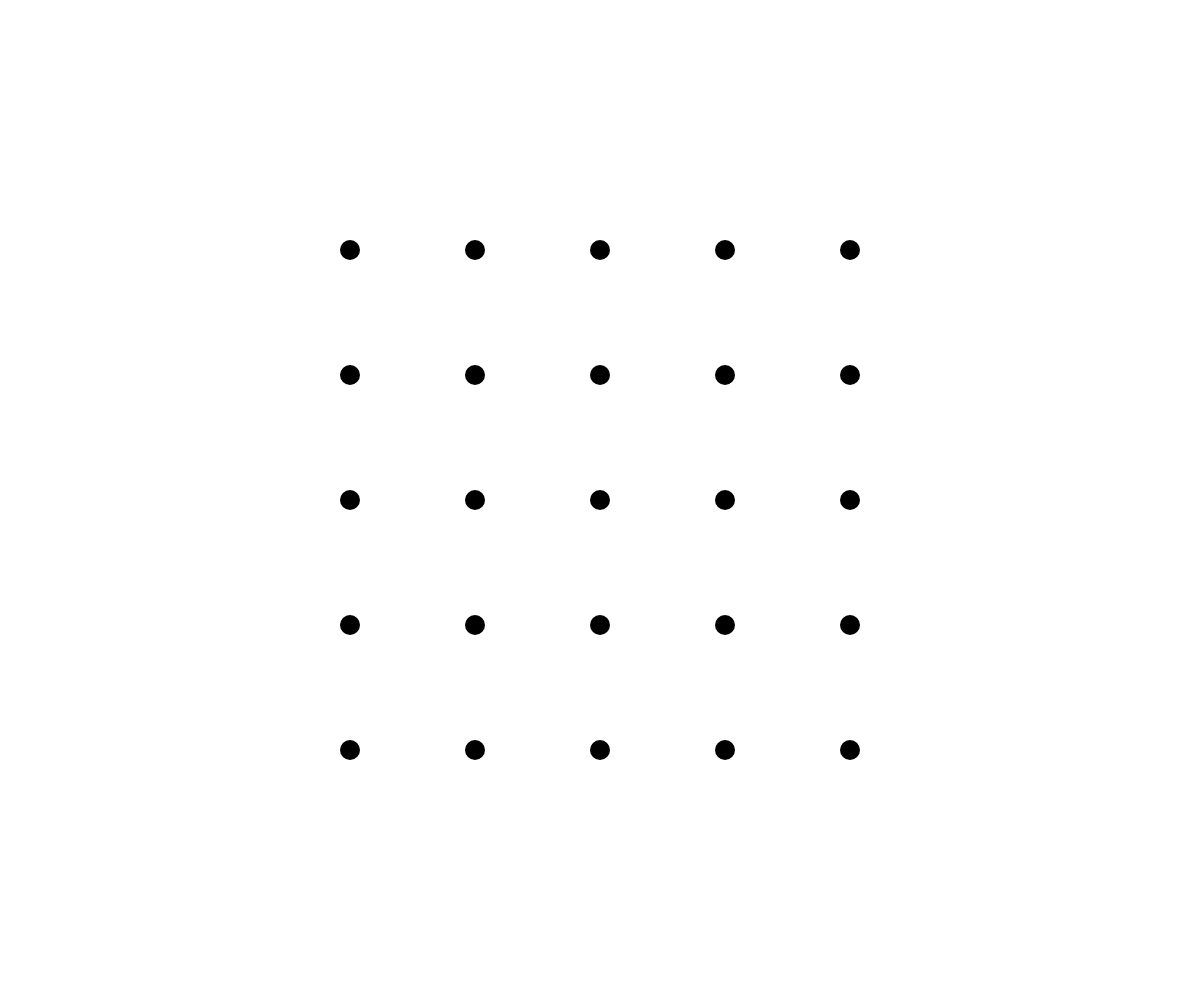
Frame 1 (no input)
Frame 60 (no input): identical to frame 1, image omitted
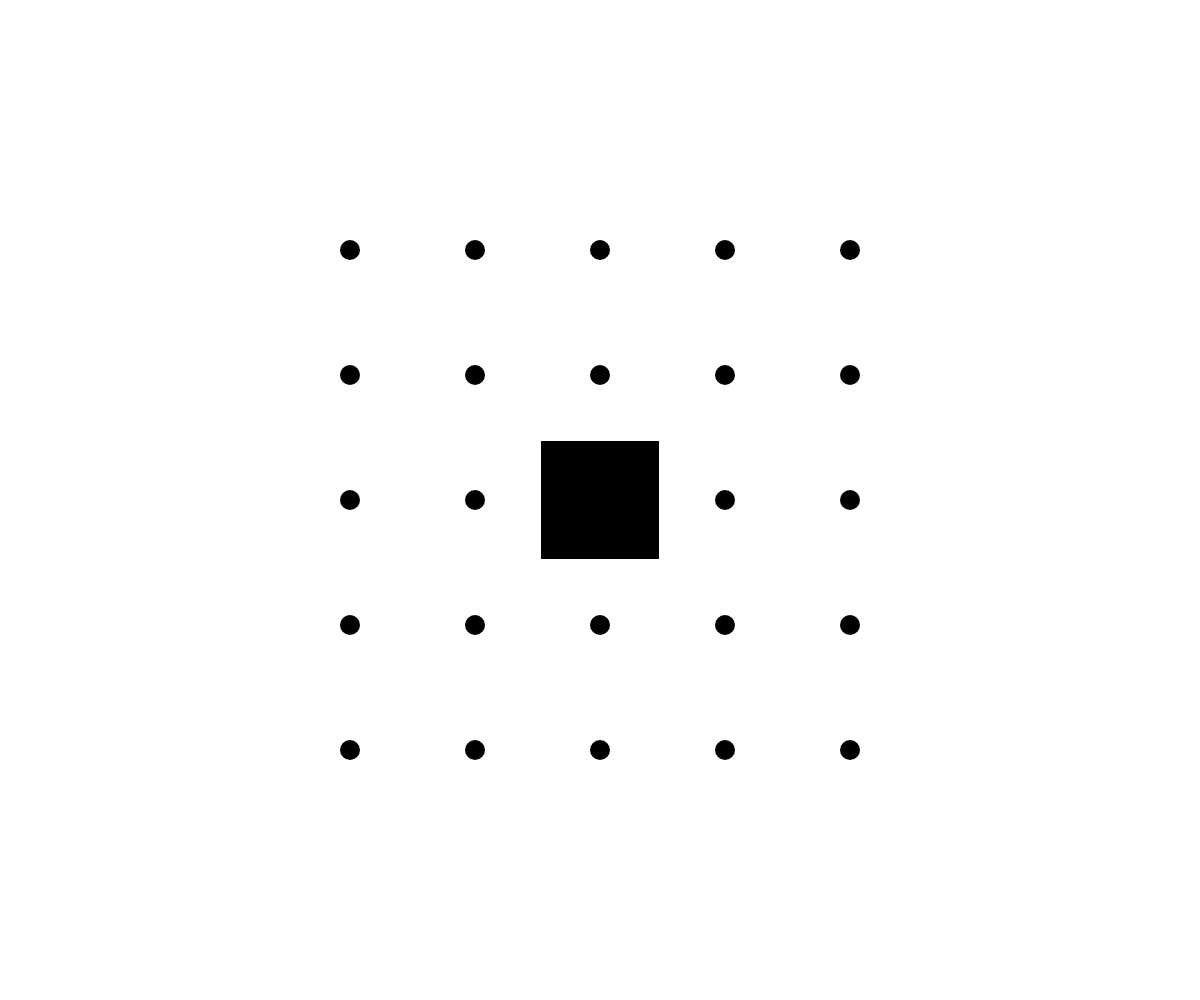
Frame 120 (the mouse pressed at the canvas centre since frame 60)

The p5.js sketch that drew these frames (run headless with seeded random() and noise() and a simulated clock; from frame 60 on, the mouse is pressed at the canvas centre):

// p5.js sketch
// ── sketch.js
window.setup = function () {
  createCanvas(windowWidth, windowHeight);
  rectMode(CENTER);
  background(255);
};

window.windowResized = function () {
  resizeCanvas(windowWidth, windowHeight);
};

let strokeW = 20;
let shapes = [];

window.draw = function () {
  const objSize = min(width, height) / 2;

  const centerX = width / 2;
  const centerY = height / 2;
  background(255);
  noStroke();
  const gridCount = 5;
  const pointSize = strokeW;

  for (let x = 0; x < gridCount; x++) {
    for (let y = 0; y < gridCount; y++) {
      const xPos = map(
        x,
        0,
        gridCount - 1,
        centerX - objSize / 2,
        centerX + objSize / 2
      );
      const yPos = map(
        y,
        0,
        gridCount - 1,
        centerY - objSize / 2,
        centerY + objSize / 2
      );

      if (dist(mouseX, mouseY, xPos, yPos) < pointSize / 2) {
        shapes.push({
          x: xPos,
          y: yPos,
          size: 5,
          targetSize: objSize / gridCount + 18, // Double de la taille originale
        });
      } else {
        fill(0);
        noStroke(0);
        circle(xPos, yPos, pointSize);
      }
    }
  }

  for (let i = shapes.length - 1; i >= 0; i--) {
    let shape = shapes[i];

    fill(0);
    noStroke();
    square(shape.x, shape.y, shape.size);

    shape.size = lerp(shape.size, shape.targetSize, 0.1);

    if (shape.size >= shape.targetSize) {
      shapes.splice(i, 1);
    }
  }
};
